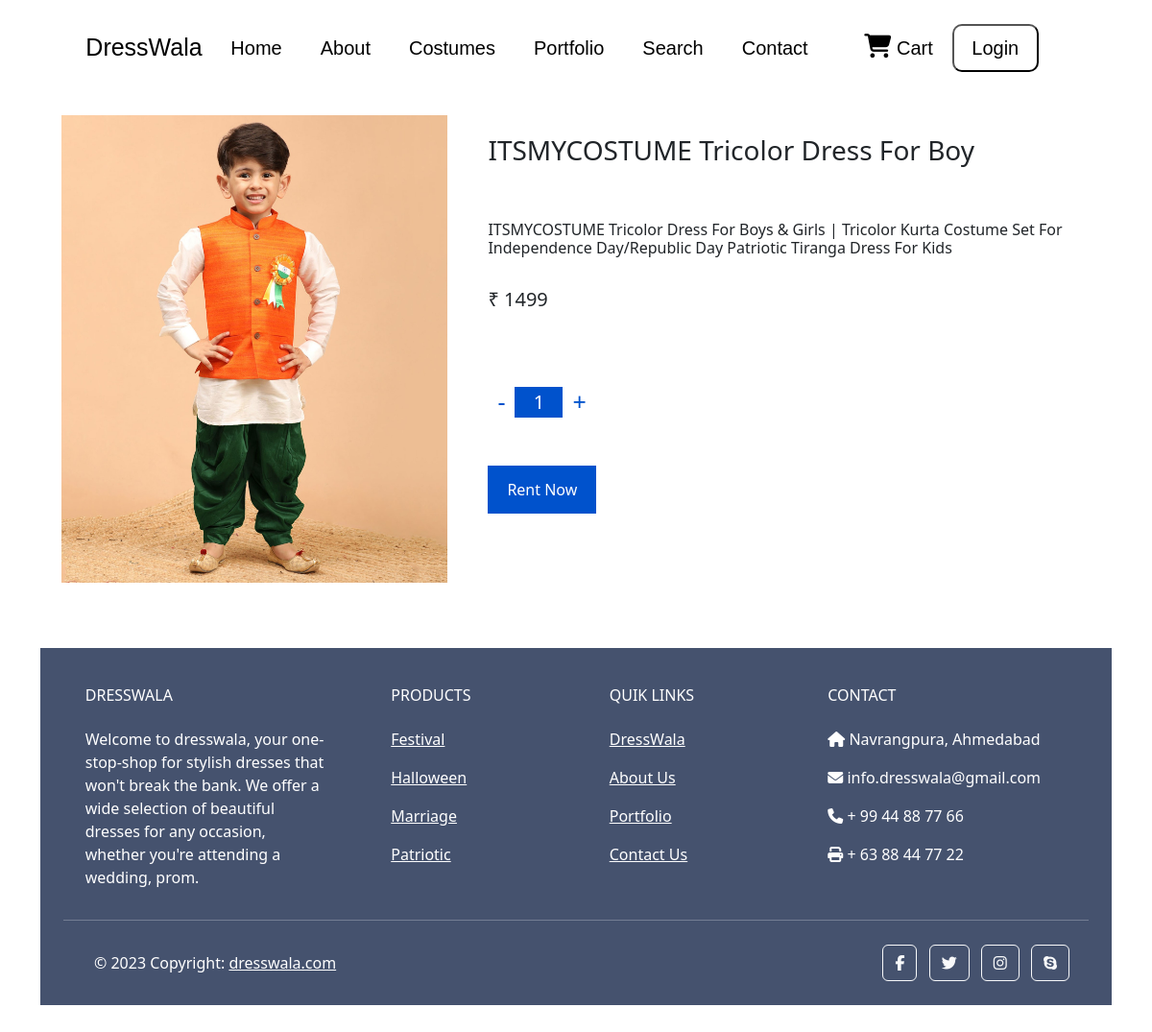
The app's page /product/4 with its own data.
### Mainpage/models.py (models this page shows, shortened)
class ProductData(models.Model):
    product_id = models.AutoField
    product_name = models.TextField(max_length=200,default="")
    product_price = models.IntegerField(default=0)
    product_img = models.ImageField(upload_to="products")
    product_desc = models.TextField(max_length=6000,default="")
    product_cat = models.TextField(max_length=100,default="")

### Mainpage/views.py (the view)
# urls.py: path('product/<id>',views.MyProduct,name="MyProduct"),
def MyProduct(request,id):
    products = ProductData.objects.filter(id = id).all()
    return render(request,"Mainpage/product.html",{"products":products})

### Mainpage/templates/Mainpage/product.html (shortened to what this page needs)
{% extends 'Mainpage/basic.html' %}
{% load static %}
    {% block body %}
    <div class="main">
        {% for i in products %}
        <div class="container">
            <div class="part1">
                <img src="/media/{{i.product_img}}" alt="">
            </div>
            <div class="part2">
                <div class="heading">
                    <h3>{{i.product_name}}</h3>
                </div><br><br>
                <div class="disc">
                    <h6>{{i.product_desc}}</h6><br>
                    <h5>₹ {{i.product_price}}</h5>
                </div><br><br>
                <div class="counter">
                    <span class="down" onClick='decreaseCount(event, this)'>-</span>
                    <input type="text" value="1">
                    <span class="up" onClick='increaseCount(event, this)'>+</span>
                </div><br><br>
                <div class="rent-btn">
                    <form action="/Mycart/" method="post">{% csrf_token %}
                        <button type="submit" id="rent-btn">Rent Now</button>
                    </form>
                </div>
            </div>
        </div>
        {% endfor %}
    </div>
    {% endblock %}

### Mainpage/templates/Mainpage/product.html (style rules this page uses)
.main { margin-top: 100px; padding: 20px; }
body { -ms-overflow-style: none; scrollbar-width: none; overflow: hidden; overflow-y: scroll; }
.main .container { display: flex; flex-wrap: wrap; }
.main .container .part1 { height: auto; width: 40%; display: flex; justify-content: center; align-items: center; }
.main .container .part1 img { height: auto; width: 90%; }
.main .container .part2 { height: auto; width: 60%; padding: 20px; }
.main .container .part2 .rent-btn button { height: 50px; background-color: #0052cc; border: none; padding-left: 20px; padding-right: 20px; color: white; }
.counter { display: flex; align-items: center; margin-top: 20px; }
.counter input { width: 50px; border: 0; line-height: 30px; font-size: 20px; text-align: center; background: #0052cc; color: #fff; appearance: none; outline: 0; }
.counter span { display: block; font-size: 25px; padding: 0 10px; cursor: pointer; color: #0052cc; user-select: none; }

### records on screen
ProductData: product_img (picture), product_name "ITSMYCOSTUME Tricolor Dress For Boy", product_desc "ITSMYCOSTUME Tricolor Dress For Boys & Girls | Tricolor Kurta Costume Set For Independence Day/Republic Day Patriotic Tiranga Dress For Kids", product_price "1499"
